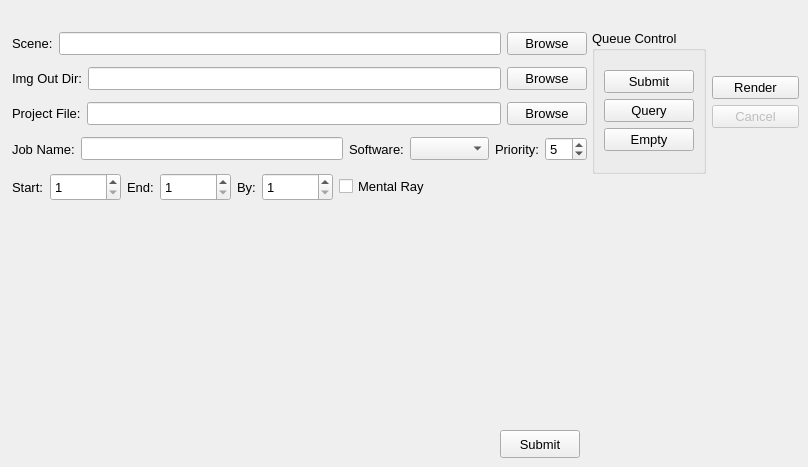
       <widget class="QWidget" name="submitToolbox" >
        <attribute name="title" >
         <string>Submit</string>
        </attribute>
        <widget class="QPushButton" name="submitJob" >
         <property name="geometry" >
          <rect>
           <x>500</x>
           <y>430</y>
           <width>80</width>
           <height>28</height>
          </rect>
         </property>
         <property name="font" >
          <font>
           <pointsize>10</pointsize>
           <weight>50</weight>
           <bold>false</bold>
          </font>
         </property>
         <property name="statusTip" >
          <string>Submit job to farm for rendering</string>
         </property>
         <property name="text" >
          <string>Submit</string>
         </property>
        </widget>
        <widget class="QWidget" name="layoutWidget" >
         <property name="geometry" >
          <rect>
           <x>12</x>
           <y>26</y>
           <width>575</width>
           <height>186</height>
          </rect>
         </property>
         <layout class="QVBoxLayout" name="verticalLayout" >
          <item>
           <layout class="QHBoxLayout" name="horizontalLayout" >
            <item>
             <widget class="QLabel" name="sceneLabel" >
              <property name="font" >
               <font>
                <pointsize>10</pointsize>
                <weight>50</weight>
                <bold>false</bold>
               </font>
              </property>
              <property name="text" >
               <string>Scene:</string>
              </property>
             </widget>
            </item>
            <item>
             <widget class="QLineEdit" name="inputScene" >
              <property name="font" >
               <font>
                <pointsize>10</pointsize>
                <weight>50</weight>
                <bold>false</bold>
               </font>
              </property>
              <property name="statusTip" >
               <string>Scene to render with job</string>
              </property>
              <property name="text" >
               <string/>
              </property>
             </widget>
            </item>
            <item>
             <widget class="QPushButton" name="browseForScene" >
              <property name="font" >
               <font>
                <pointsize>10</pointsize>
                <weight>50</weight>
                <bold>false</bold>
               </font>
              </property>
              <property name="statusTip" >
               <string>Browse for scene to render</string>
              </property>
              <property name="text" >
               <string>Browse</string>
              </property>
             </widget>
            </item>
           </layout>
          </item>
          <item>
           <layout class="QHBoxLayout" name="horizontalLayout_6" >
            <item>
             <widget class="QLabel" name="label" >
              <property name="font" >
               <font>
                <pointsize>10</pointsize>
                <weight>50</weight>
                <bold>false</bold>
               </font>
              </property>
              <property name="text" >
               <string>Img Out Dir:</string>
              </property>
             </widget>
            </item>
            <item>
             <widget class="QLineEdit" name="inputOutputDir" >
              <property name="font" >
               <font>
                <pointsize>10</pointsize>
                <weight>50</weight>
                <bold>false</bold>
               </font>
              </property>
             </widget>
            </item>
            <item>
             <widget class="QPushButton" name="browseOutputDir" >
              <property name="font" >
               <font>
                <pointsize>10</pointsize>
                <weight>50</weight>
                <bold>false</bold>
               </font>
              </property>
              <property name="text" >
               <string>Browse</string>
              </property>
             </widget>
            </item>
           </layout>
          </item>
          <item>
           <layout class="QHBoxLayout" name="horizontalLayout_8" >
            <item>
             <widget class="QLabel" name="label_2" >
              <property name="font" >
               <font>
                <pointsize>10</pointsize>
                <weight>50</weight>
                <bold>false</bold>
               </font>
              </property>
              <property name="text" >
               <string>Project File:</string>
              </property>
             </widget>
            </item>
            <item>
             <widget class="QLineEdit" name="inputProject" >
              <property name="font" >
               <font>
                <pointsize>10</pointsize>
                <weight>50</weight>
                <bold>false</bold>
               </font>
              </property>
             </widget>
            </item>
            <item>
             <widget class="QPushButton" name="browseForProject" >
              <property name="font" >
               <font>
                <pointsize>10</pointsize>
                <weight>50</weight>
                <bold>false</bold>
               </font>
              </property>
              <property name="text" >
               <string>Browse</string>
              </property>
             </widget>
            </item>
           </layout>
          </item>
          <item>
           <layout class="QHBoxLayout" name="horizontalLayout_2" >
            <item>
             <widget class="QLabel" name="jobNameLabel" >
              <property name="font" >
               <font>
                <pointsize>10</pointsize>
                <weight>50</weight>
                <bold>false</bold>
               </font>
              </property>
              <property name="text" >
               <string>Job Name:</string>
              </property>
             </widget>
            </item>
            <item>
             <widget class="QLineEdit" name="inputJobName" >
              <property name="font" >
               <font>
                <pointsize>10</pointsize>
                <weight>50</weight>
                <bold>false</bold>
               </font>
              </property>
              <property name="statusTip" >
               <string>Set the name of the current job</string>
              </property>
             </widget>
            </item>
            <item>
             <widget class="QLabel" name="softwarePackagesLabel" >
              <property name="font" >
               <font>
                <pointsize>10</pointsize>
                <weight>50</weight>
                <bold>false</bold>
               </font>
              </property>
              <property name="text" >
               <string>Software:</string>
              </property>
             </widget>
            </item>
            <item>
             <widget class="QComboBox" name="softwarePackages" >
              <property name="font" >
               <font>
                <pointsize>10</pointsize>
                <weight>50</weight>
                <bold>false</bold>
               </font>
              </property>
              <property name="statusTip" >
               <string>Built in software types, not all software may be installed on your system</string>
              </property>
             </widget>
            </item>
            <item>
             <widget class="QLabel" name="priorityLabel" >
              <property name="font" >
               <font>
                <pointsize>10</pointsize>
                <weight>50</weight>
                <bold>false</bold>
               </font>
              </property>
              <property name="text" >
               <string>Priority:</string>
              </property>
             </widget>
            </item>
            <item>
             <widget class="QSpinBox" name="inputJobPriority" >
              <property name="font" >
               <font>
                <pointsize>10</pointsize>
                <weight>50</weight>
                <bold>false</bold>
               </font>
              </property>
              <property name="statusTip" >
               <string>Set the job priority, 1 is low</string>
              </property>
              <property name="minimum" >
               <number>1</number>
              </property>
              <property name="maximum" >
               <number>10</number>
              </property>
              <property name="value" >
               <number>5</number>
              </property>
             </widget>
            </item>
           </layout>
          </item>
          <item>
           <layout class="QHBoxLayout" name="horizontalLayout_4" >
            <item>
             <spacer name="horizontalSpacer_3" >
              <property name="orientation" >
               <enum>Qt::Horizontal</enum>
              </property>
              <property name="sizeHint" stdset="0" >
               <size>
                <width>28</width>
                <height>20</height>
               </size>
              </property>
             </spacer>
            </item>
            <item>
             <layout class="QHBoxLayout" name="horizontalLayout_3" >
              <item>
               <widget class="QLabel" name="startFrameLabel" >
                <property name="font" >
                 <font>
                  <pointsize>10</pointsize>
                  <weight>50</weight>
                  <bold>false</bold>
                 </font>
                </property>
                <property name="text" >
                 <string>Start:</string>
                </property>
               </widget>
              </item>
              <item>
               <widget class="QSpinBox" name="inputStartFrame" >
                <property name="sizePolicy" >
                 <sizepolicy vsizetype="Fixed" hsizetype="Fixed" >
                  <horstretch>0</horstretch>
                  <verstretch>0</verstretch>
                 </sizepolicy>
                </property>
                <property name="minimumSize" >
                 <size>
                  <width>71</width>
                  <height>28</height>
                 </size>
                </property>
                <property name="font" >
                 <font>
                  <pointsize>10</pointsize>
                  <weight>50</weight>
                  <bold>false</bold>
                 </font>
                </property>
                <property name="statusTip" >
                 <string>Set start frame of job</string>
                </property>
                <property name="correctionMode" >
                 <enum>QAbstractSpinBox::CorrectToNearestValue</enum>
                </property>
                <property name="prefix" >
                 <string/>
                </property>
                <property name="minimum" >
                 <number>1</number>
                </property>
                <property name="maximum" >
                 <number>999999999</number>
                </property>
                <property name="value" >
                 <number>1</number>
                </property>
               </widget>
              </item>
              <item>
               <widget class="QLabel" name="endFrameLabel" >
                <property name="font" >
                 <font>
                  <pointsize>10</pointsize>
                  <weight>50</weight>
                  <bold>false</bold>
                 </font>
                </property>
                <property name="text" >
                 <string>End:</string>
                </property>
               </widget>
              </item>
              <item>
               <widget class="QSpinBox" name="inputEndFrame" >
                <property name="sizePolicy" >
                 <sizepolicy vsizetype="Fixed" hsizetype="Fixed" >
                  <horstretch>0</horstretch>
                  <verstretch>0</verstretch>
                 </sizepolicy>
                </property>
                <property name="minimumSize" >
                 <size>
                  <width>71</width>
                  <height>28</height>
                 </size>
                </property>
                <property name="font" >
                 <font>
                  <pointsize>10</pointsize>
                  <weight>50</weight>
                  <bold>false</bold>
                 </font>
                </property>
                <property name="statusTip" >
                 <string>Set end frame of job</string>
                </property>
                <property name="correctionMode" >
                 <enum>QAbstractSpinBox::CorrectToNearestValue</enum>
                </property>
                <property name="minimum" >
                 <number>1</number>
                </property>
                <property name="maximum" >
                 <number>999999999</number>
                </property>
               </widget>
              </item>
              <item>
               <widget class="QLabel" name="endFrameLabel_2" >
                <property name="font" >
                 <font>
                  <pointsize>10</pointsize>
                  <weight>50</weight>
                  <bold>false</bold>
                 </font>
                </property>
                <property name="text" >
                 <string>By:</string>
                </property>
               </widget>
              </item>
              <item>
               <widget class="QSpinBox" name="inputByFrame" >
                <property name="sizePolicy" >
                 <sizepolicy vsizetype="Fixed" hsizetype="Fixed" >
                  <horstretch>0</horstretch>
                  <verstretch>0</verstretch>
                 </sizepolicy>
                </property>
                <property name="minimumSize" >
                 <size>
                  <width>71</width>
                  <height>28</height>
                 </size>
                </property>
                <property name="font" >
                 <font>
                  <pointsize>10</pointsize>
                  <weight>50</weight>
                  <bold>false</bold>
                 </font>
                </property>
                <property name="statusTip" >
                 <string>Set by or step frame of job</string>
                </property>
                <property name="correctionMode" >
                 <enum>QAbstractSpinBox::CorrectToNearestValue</enum>
                </property>
                <property name="minimum" >
                 <number>1</number>
                </property>
                <property name="maximum" >
                 <number>999999999</number>
                </property>
               </widget>
              </item>
             </layout>
            </item>
            <item>
             <widget class="QCheckBox" name="useMentalRay" >
              <property name="font" >
               <font>
                <pointsize>10</pointsize>
                <weight>50</weight>
                <bold>false</bold>
               </font>
              </property>
              <property name="statusTip" >
               <string>If enabled, rendering will be done with mentalray</string>
              </property>
              <property name="text" >
               <string>Mental Ray</string>
              </property>
             </widget>
            </item>
            <item>
             <spacer name="horizontalSpacer" >
              <property name="orientation" >
               <enum>Qt::Horizontal</enum>
              </property>
              <property name="sizeHint" stdset="0" >
               <size>
                <width>188</width>
                <height>20</height>
               </size>
              </property>
             </spacer>
            </item>
           </layout>
          </item>
         </layout>
        </widget>
        <widget class="QWidget" name="layoutWidget" >
         <property name="geometry" >
          <rect>
           <x>592</x>
           <y>30</y>
           <width>207</width>
           <height>144</height>
          </rect>
         </property>
         <layout class="QHBoxLayout" name="horizontalLayout_7" >
          <item>
           <widget class="QGroupBox" name="groupBox" >
            <property name="font" >
             <font>
              <pointsize>10</pointsize>
              <weight>50</weight>
              <bold>false</bold>
             </font>
            </property>
            <property name="title" >
             <string>Queue Control</string>
            </property>
            <layout class="QVBoxLayout" name="verticalLayout_4" >
             <item>
              <layout class="QVBoxLayout" name="verticalLayout_3" >
               <item>
                <widget class="QPushButton" name="enque" >
                 <property name="statusTip" >
                  <string>Enter your current job into the que</string>
                 </property>
                 <property name="text" >
                  <string>Submit</string>
                 </property>
                </widget>
               </item>
               <item>
                <widget class="QPushButton" name="queryQue" >
                 <property name="font" >
                  <font>
                   <pointsize>10</pointsize>
                   <weight>50</weight>
                   <bold>false</bold>
                  </font>
                 </property>
                 <property name="statusTip" >
                  <string>Return information about the que</string>
                 </property>
                 <property name="text" >
                  <string>Query</string>
                 </property>
                </widget>
               </item>
               <item>
                <widget class="QPushButton" name="emptyQue" >
                 <property name="font" >
                  <font>
                   <pointsize>10</pointsize>
                   <weight>50</weight>
                   <bold>false</bold>
                  </font>
                 </property>
                 <property name="statusTip" >
                  <string>Empty the que</string>
                 </property>
                 <property name="text" >
                  <string>Empty</string>
                 </property>
                </widget>
               </item>
              </layout>
             </item>
            </layout>
           </widget>
          </item>
          <item>
           <layout class="QVBoxLayout" name="verticalLayout_2" >
            <item>
             <spacer name="verticalSpacer" >
              <property name="orientation" >
               <enum>Qt::Vertical</enum>
              </property>
              <property name="sizeHint" stdset="0" >
               <size>
                <width>20</width>
                <height>40</height>
               </size>
              </property>
             </spacer>
            </item>
            <item>
             <widget class="QPushButton" name="render" >
              <property name="font" >
               <font>
                <pointsize>10</pointsize>
                <weight>50</weight>
                <bold>false</bold>
               </font>
              </property>
              <property name="text" >
               <string>Render</string>
              </property>
             </widget>
            </item>
            <item>
             <widget class="QPushButton" name="cancelRender" >
              <property name="enabled" >
               <bool>false</bool>
              </property>
              <property name="font" >
               <font>
                <pointsize>10</pointsize>
                <weight>50</weight>
                <bold>false</bold>
               </font>
              </property>
              <property name="text" >
               <string>Cancel</string>
              </property>
             </widget>
            </item>
            <item>
             <spacer name="verticalSpacer_2" >
              <property name="orientation" >
               <enum>Qt::Vertical</enum>
              </property>
              <property name="sizeHint" stdset="0" >
               <size>
                <width>20</width>
                <height>21</height>
               </size>
              </property>
             </spacer>
            </item>
           </layout>
          </item>
         </layout>
        </widget>
       </widget>
